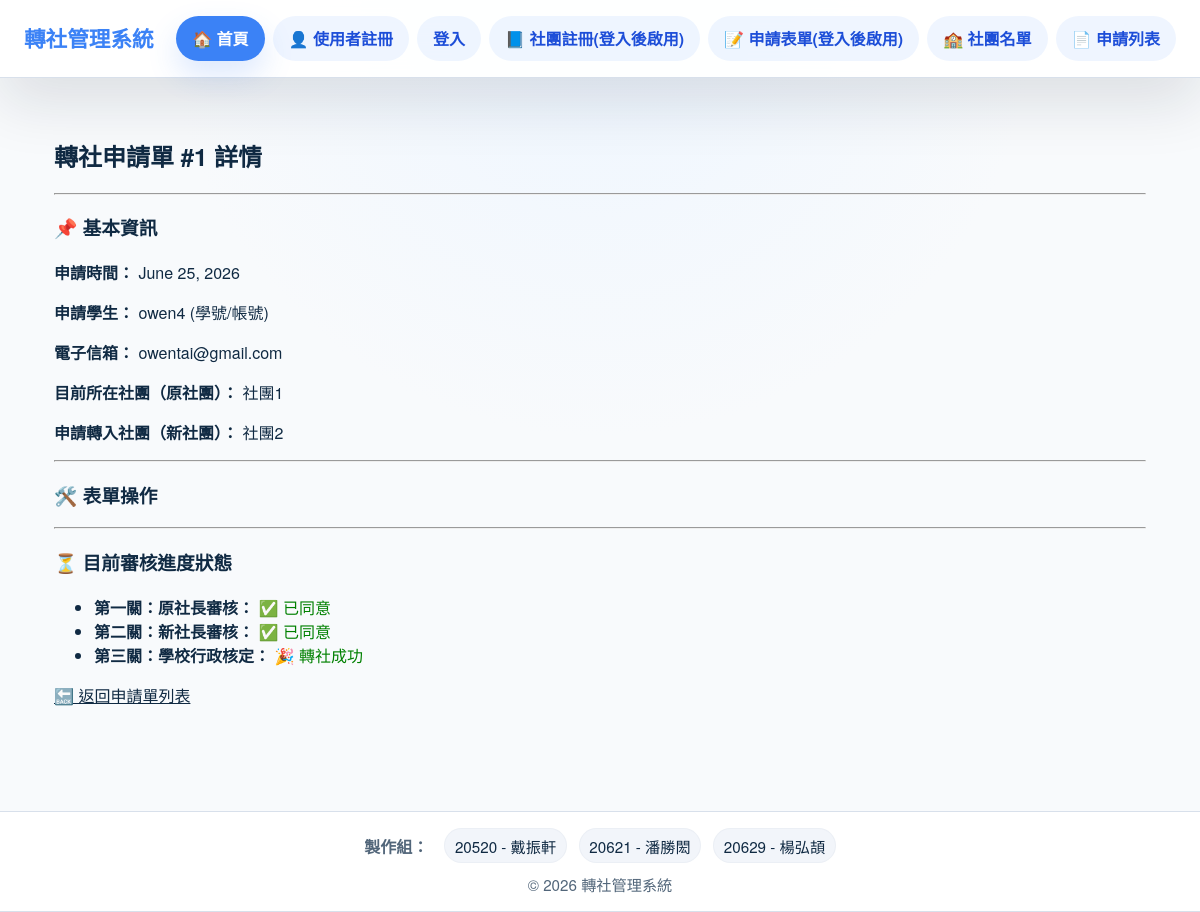
Page /form/1/ on the committed database.
### club/models.py (models this page shows, shortened)
class Apply(models.Model):
    created = models.DateField('表單建立時間' , auto_now_add=True)
    sstu1_pass = models.BooleanField('原社長同意' ,null=True ,blank=True ,default=None)
    sstu2_pass = models.BooleanField('新社長同意' ,null=True ,blank=True ,default=None)
    sch_pass = models.BooleanField('學校同意',null=True, blank=True, default=None)
    user = models.ForeignKey(User , models.CASCADE)
    club = models.ForeignKey(Club ,models.CASCADE)
    club_after = models.ForeignKey(Club , on_delete=models.CASCADE, related_name='after_apply', null=True, blank=True)

class User(AbstractUser):
    class Rank(models.IntegerChoices):
        lv1 = 1 #最高權限管理人
        lv2 = 2 #校方人員:可進行除了任命1級人員和更改後台之外的所有動作
        lv3 = 3 #社長:只比4級人員多了可以對所屬社團的聲請表單進行認證的功能
        lv4 = 4 #一班學生:只能進行表單填寫和瀏覽
    us_rank = models.IntegerField('權限等級劃分' , choices=Rank.choices, default=Rank.lv4)
    club = models.ForeignKey(Club, on_delete=models.SET_NULL, null=True, blank=True, verbose_name='所屬社團')  #AI提供的版本，以便解決少數帳號能在沒有社團的狀況下建立

class Club(models.Model):
    club_name = models.CharField('社團名稱' , max_length=64)
    max_people_num = models.IntegerField('社團人數上限' , default=0)
    now_people_num = models.IntegerField('社團現有人數' , default=0, validators=[MinValueValidator(1),MaxValueValidator(512)])

### club/views.py (the view)
# urls.py: path("<int:pk>/", Applyview.as_view(), name='apply_detail'),
class Applyview(DetailView):
    model = Apply
    context_object_name = 'apply'             # 在 HTML 中使用 {{ apply }} 來稱呼這筆資料
    def get_queryset(self):
        return super().get_queryset().select_related('user', 'club', 'club_after')

### templates/club/apply_detail.html (shortened to what this page needs)
{% extends 'base.html' %}
{% block main %}
    <h2>轉社申請單 #{{ apply.id }} 詳情</h2>
    <hr>
    <h3>📌 基本資訊</h3>
    <p><strong>申請時間：</strong> {{ apply.created }}</p>
    <p><strong>申請學生：</strong> {{ apply.user.username }} (學號/帳號)</p>
    <p><strong>電子信箱：</strong> {{ apply.user.email }}</p>
    <p><strong>目前所在社團（原社團）：</strong> {{ apply.club.club_name }}</p>
    <p><strong>申請轉入社團（新社團）：</strong> {{ apply.club_after.club_name }}</p>
    <hr>
    <h3>🛠️ 表單操作</h3>
    <hr>
    <h3>⏳ 目前審核進度狀態</h3>
    <ul>
        <li>
            <strong>第一關：原社長審核：</strong>
            {% if apply.sstu1_pass == True %}
                <span style="color: green;">✅ 已同意</span>
            {% elif apply.sstu1_pass == False %}
                <span style="color: red;">❌ 已拒絕</span>
            {% else %}
                <span style="color: orange;">⏳ 等待審核中</span>
            {% endif %}
        </li>
        <li>
            <strong>第二關：新社長審核：</strong>
            {% if apply.sstu2_pass == True %}
                <span style="color: green;">✅ 已同意</span>
            {% elif apply.sstu2_pass == False %}
                <span style="color: red;">❌ 已拒絕</span>
            {% else %}
                <span style="color: orange;">⏳ 等待審核中</span>
            {% endif %}
        </li>
        <li>
            <strong>第三關：學校行政核定：</strong>
            {% if apply.sch_pass == True %}
                <span style="color: green;">🎉 轉社成功</span>
            {% elif apply.sch_pass == False %}
                <span style="color: red;">❌ 學校駁回</span>
            {% else %}
                <span style="color: orange;">⏳ 學校審核中</span>
            {% endif %}
        </li>
    </ul>
    <p><a href="{% url 'apply_list' %}">🔙 返回申請單列表</a></p>
{% endblock %}

### templates/css.css (style rules this page uses)
:root { color-scheme: light; --bg: #f8fafc; --surface: #ffffff; --surface-strong: #f2f5fa; --border: #d8e0eb; --text: #102a43; --muted: #52667a; --accent: #3b82f6; --accent-soft: #eff6ff; --success: #16a34a; --danger: #dc2626; --radius: 16px; --shadow: 0 24px 60px rgba(15, 23, 42, 0.08); }
* { box-sizing: border-box; }
html { scroll-behavior: smooth; }
body { margin: 0; min-height: 100vh; font-family: 'Noto Sans TC', 'Helvetica Neue', Arial, sans-serif; background: radial-gradient(circle at top, #eef6ff 0%, var(--bg) 40%); color: var(--text); }
a { color: inherit; }

### rows in the picture
Apply: id "1", created "June 25, 2026", user.username "owen4", user.email "owentai@gmail.com", club.club_name "社團1", club_after.club_name "社團2"
